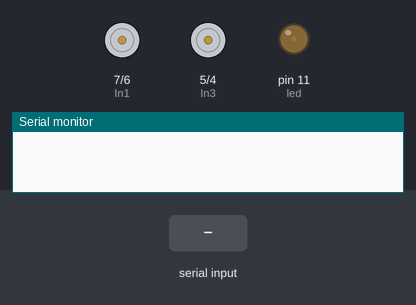
A sketch run on a simulated Arduino Uno, built with avr-gcc and run on an emulated ATmega328P. Shown: motor-driver pin pairs drawn as motors (green arrow = first pin HIGH = forward, orange = second pin HIGH = backward, longer = more drive, scaled by the enable pin), output pins drawn as LEDs (lit = HIGH), the last lines printed to the serial monitor. The test bench sets the inputs (shaded band).

Above: at 1.2 s.
1.3 s: "F" received over Serial
2.8 s: "B" received over Serial
4.3 s: "L" received over Serial
5.8 s: "R" received over Serial
7.3 s: "1" received over Serial
At 8.5 s:
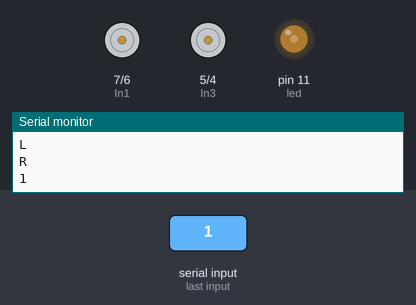
8.8 s: "S" received over Serial
At 9.8 s:
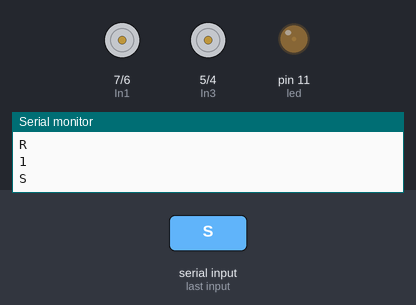
Timing chart, 0 to 11.3 s (numbered marks = the images above; inputs shaded):
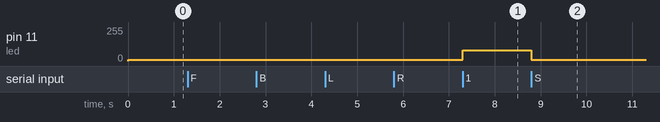

Measured:
- after the input at 7.3 s, pin 11 (led): 10/255 → 80/255 at once
- after the input at 8.8 s, pin 11 (led): 80/255 → 10/255 at once

The sketch:

BMW.ino
```cpp
#include <TimerOne.h>

// received command from BT
char comanda = 'S';

// motors
int In1 = 7;
int In2 = 6;
int In3 = 5;
int In4 = 4;

//buzzer
int buzzer = 12;
//leds
int led = 11;

//low voltage for led
int voltLow = 10;
//high voltage for led
int voltHigh = 80;

int current = voltLow;


int ENA = 8;
int ENB = 9;


// motors speed
int SPEED = 220;

void buzzerISR() {
  // Toggle the buzzer output
  digitalWrite(buzzer, !digitalRead(buzzer));
}

void setup() {

  // pin setup
  pinMode(In1, OUTPUT);
  pinMode(In2, OUTPUT);
  pinMode(In3, OUTPUT);
  pinMode(In4, OUTPUT);

  pinMode(ENA, OUTPUT);
  pinMode(ENB, OUTPUT);

  pinMode(buzzer, OUTPUT);

  pinMode(led, OUTPUT);

  // BT
  Serial.begin(9600);

  // Set up TimerOne for the buzzer
  Timer1.initialize(1000);
  Timer1.attachInterrupt(buzzerISR);
}

void loop() {
  //led
  analogWrite(led,current);

  if (Serial.available() > 0) {
    comanda = Serial.read();
    Serial.println(comanda);
  }

    if (comanda == 'F') {
      //forward
      digitalWrite(In1, HIGH);
      digitalWrite(In2, LOW);
      digitalWrite(In3, HIGH);
      digitalWrite(In4, LOW);
    } else if (comanda == 'B') {
      // backward
      digitalWrite(In1, LOW);
      digitalWrite(In2, HIGH);
      digitalWrite(In3, LOW);
      digitalWrite(In4, HIGH);
    } else if (comanda == 'L') {
      // left
      digitalWrite(In1, LOW);
      digitalWrite(In2, LOW);
      digitalWrite(In3, HIGH);
      digitalWrite(In4, LOW);
    } else if (comanda == 'R') {
      // right
      digitalWrite(In1, HIGH);
      digitalWrite(In2, LOW);
      digitalWrite(In3, LOW);
      digitalWrite(In4, LOW);
    } else if (comanda == 'H') {
      // play the buzzer
      Timer1.start();
    } else if (comanda == 'S'){
      // stop all
      digitalWrite(In1, LOW);
      digitalWrite(In2, LOW);
      digitalWrite(In3, LOW);
      digitalWrite(In4, LOW);
      noTone(buzzer);
      Timer1.stop();
      current = voltLow;

    } else if (comanda == '1'){
      //make leds go flash
      current = voltHigh;
    }
}
```
